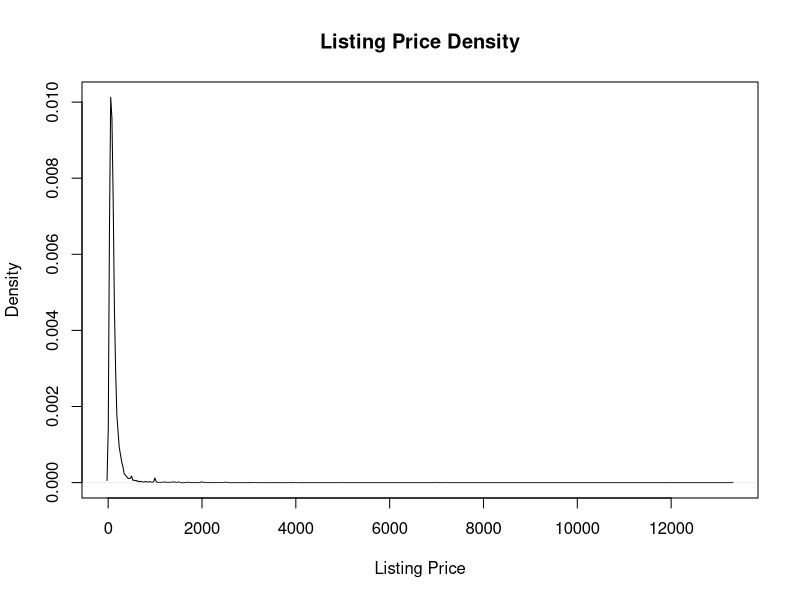
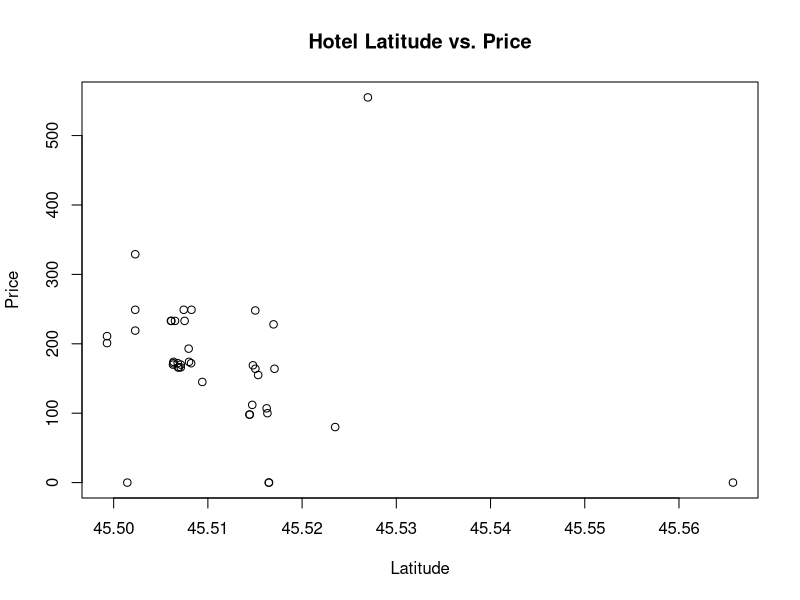
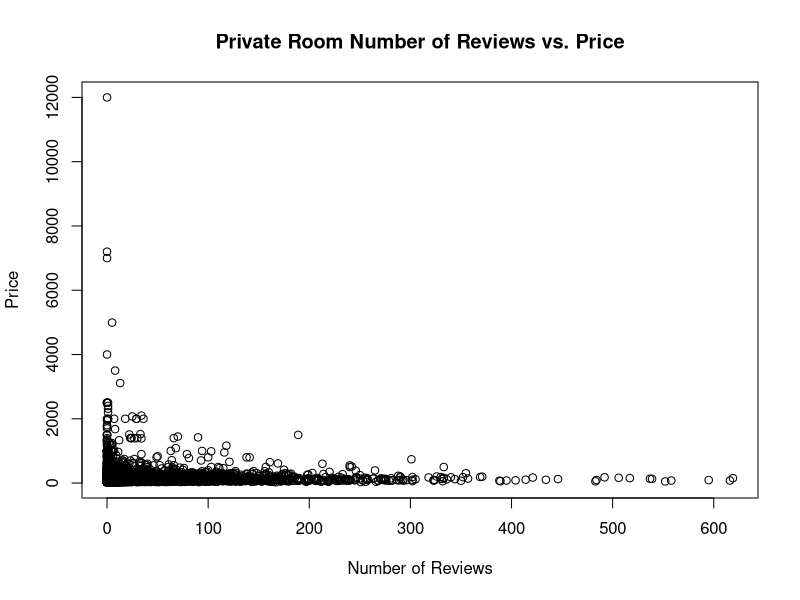

Generate these figures, in order, with R:
## ---- chunk 1
# import libraries
## ---- chunk 2
# import data
listings <- read.csv("listings.csv")
## ---- chunk 3
# data head
head(listings)
## ---- chunk 4
# summary statistics
summary(listings$price)
## ---- chunk 5
# plot listing price density
plot(density(listings$price),
     main = "Listing Price Density",
     xlab = "Listing Price",
     ylab = "Density")
## ---- chunk 6
# 90, 99, 99.9 percentiles
quantile(listings$price, c(.9, .99, .999)) 
## ---- chunk 7
# Kruskal–Wallis one-way analysis of variance test
df1 = data.frame(listings)
df1 = df1[c("room_type", "price")]
kw_results1 <- kruskal.test(price ~ room_type, data = df1)
kw_results1
## ---- chunk 8
unique(listings$neighbourhood)
## ---- chunk 9
# Kruskal–Wallis one-way analysis of variance test
df2 = data.frame(listings)
df2 = df2[c("neighbourhood", "price")]
kw_results2 <- kruskal.test(price ~ neighbourhood, data = df2)
kw_results2
## ---- chunk 10
# get hotel data
hotel_data = listings[listings$room_type == "Hotel room",]
## ---- chunk 11
# plot hotel latitude vs price
plot(hotel_data$latitude, hotel_data$price,
     main = "Hotel Latitude vs. Price",
     xlab = "Latitude",
     ylab = "Price")
## ---- chunk 12
# correlation between hotel latitude and price
cor(hotel_data$latitude, hotel_data$price, use = "complete.obs")
## ---- chunk 13
# get private room data
private_room_data = listings[listings$room_type == "Entire home/apt",]
## ---- chunk 14
# plot private room total reviews vs. price
plot(private_room_data$number_of_reviews, private_room_data$price,
     main = "Private Room Number of Reviews vs. Price",
     xlab = "Number of Reviews",
     ylab = "Price")
## ---- chunk 15
# determine correlation between private room number of reviews and price
cor(private_room_data$number_of_reviews, private_room_data$price, use = "complete.obs")
